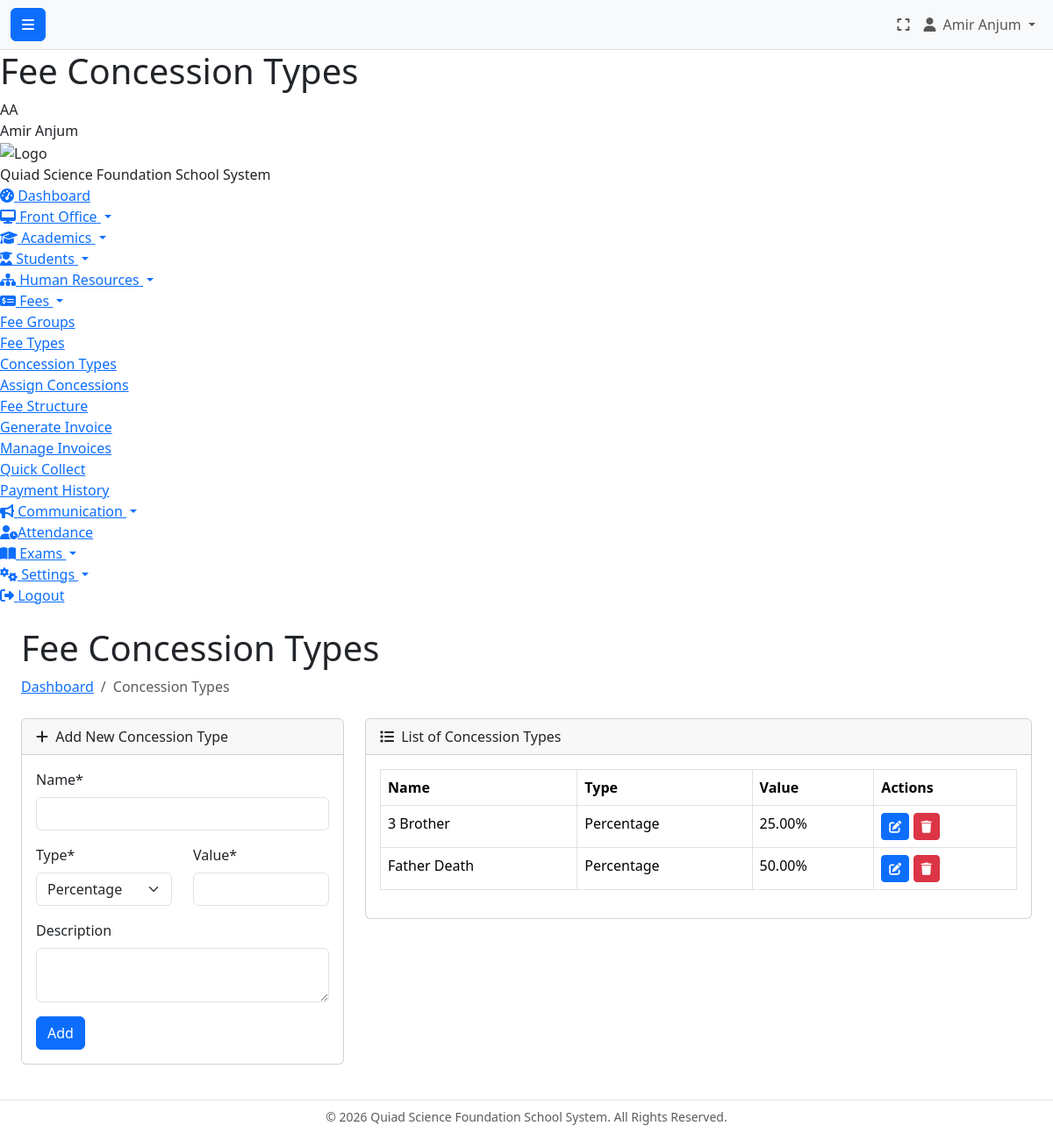
The app's page /branchadmin/fees/concession_types.php (signed in) with its own data.
### tables this page shows
CREATE TABLE `fee_concession_types` (
  `id` int(11) NOT NULL,
  `branch_id` int(11) NOT NULL,
  `name` varchar(255) NOT NULL,
  `type` enum('percentage','fixed') NOT NULL,
  `value` decimal(10,2) NOT NULL,
  `description` text DEFAULT NULL
);

### branchadmin/fees/concession_types.php (the view, shortened to what this page needs)
<?php
$page_title = "Fee Concession Types";
require_once '../../config.php';
$branch_id = $_SESSION['branch_id'];
$stmt = $db->prepare("SELECT * FROM fee_concession_types WHERE branch_id = ? ORDER BY name ASC");
$stmt->execute([$branch_id]);
$concession_types = $stmt->fetchAll();
$edit_concession = null;
require_once '../../header.php';
?>
<?php require_once '../../sidebar_branchadmin.php'; ?>
<?php require_once '../../navbar.php'; ?>
<div class="container-fluid px-4">
    <h1 class="mt-4"><?php echo $page_title; ?></h1>
    <ol class="breadcrumb mb-4">
        <li class="breadcrumb-item"><a href="../dashboard.php">Dashboard</a></li>
        <li class="breadcrumb-item active">Concession Types</li>
    </ol>
    <div class="row">
        <div class="col-md-4">
            <div class="card mb-4">
                <div class="card-header"><i class="fas fa-plus me-1"></i> <?php echo $edit_concession ? 'Edit' : 'Add New'; ?> Concession Type</div>
                <div class="card-body">
                    <form action="concession_types.php" method="POST">
                        <div class="mb-3"><label class="form-label">Name*</label><input type="text" name="name" class="form-control" value="<?php echo htmlspecialchars($edit_concession['name'] ?? ''); ?>" required></div>
                        <div class="row">
                            <div class="col-md-6 mb-3"><label class="form-label">Type*</label>
                                <select name="type" class="form-select" required>
                                    <option value="percentage" <?php echo (($edit_concession['type'] ?? '') == 'percentage' ? 'selected' : ''); ?>>Percentage</option>
                                </select>
                            </div>
                            <div class="col-md-6 mb-3"><label class="form-label">Value*</label><input type="number" step="0.01" name="value" class="form-control" value="<?php echo htmlspecialchars($edit_concession['value'] ?? ''); ?>" required></div>
                        </div>
                        <div class="mb-3"><label class="form-label">Description</label><textarea name="description" class="form-control" rows="2"><?php echo htmlspecialchars($edit_concession['description'] ?? ''); ?></textarea></div>
                        <button type="submit" class="btn btn-primary"><?php echo $edit_concession ? 'Update' : 'Add'; ?></button>
                    </form>
                </div>
            </div>
        </div>
        <div class="col-md-8">
            <div class="card mb-4">
                <div class="card-header"><i class="fas fa-list me-1"></i> List of Concession Types</div>
                <div class="card-body">
                    <div class="table-responsive">
                        <table class="table table-bordered">
                            <thead><tr><th>Name</th><th>Type</th><th>Value</th><th>Actions</th></tr></thead>
                            <tbody>
                                <?php if (empty($concession_types)): ?>
                                    <tr><td colspan="4" class="text-center">No concession types found.</td></tr>
                                <?php else: foreach ($concession_types as $type): ?>
                                <tr>
                                    <td><?php echo htmlspecialchars($type['name']); ?></td>
                                    <td><?php echo ucfirst($type['type']); ?></td>
                                    <td><?php echo ($type['type'] == 'percentage') ? $type['value'] . '%' : number_format($type['value'], 2); ?></td>
                                    <td>
                                        <a href="?action=edit&id=<?php echo $type['id']; ?>" class="btn btn-sm btn-primary" title="Edit"><i class="fas fa-edit"></i></a>
                                        <a href="?action=delete&id=<?php echo $type['id']; ?>" class="btn btn-sm btn-danger" onclick="return confirm('Are you sure?');" title="Delete"><i class="fas fa-trash"></i></a>
                                    </td>
                                </tr>
                                <?php endforeach; endif; ?>
                            </tbody>
                        </table>
                    </div>
                </div>
            </div>
        </div>
    </div>
</div>
<?php require_once '../../footer.php'; ?>

### records on screen
fee_concession_types: name "3 Brother", type "Percentage", value "25.00"
fee_concession_types: name "Father Death", type "Percentage", value "50.00"

### other values on screen
$_SESSION['full_name'] "Amir Anjum"
$page_title "Fee Concession Types"
get_user_initials($_SESSION['full_name']) "AA"
SITE_NAME "Quiad Science Foundation School System"
